Frame 1 (no input): blank canvas, image omitted
Frame 60 (no input): blank canvas, image omitted
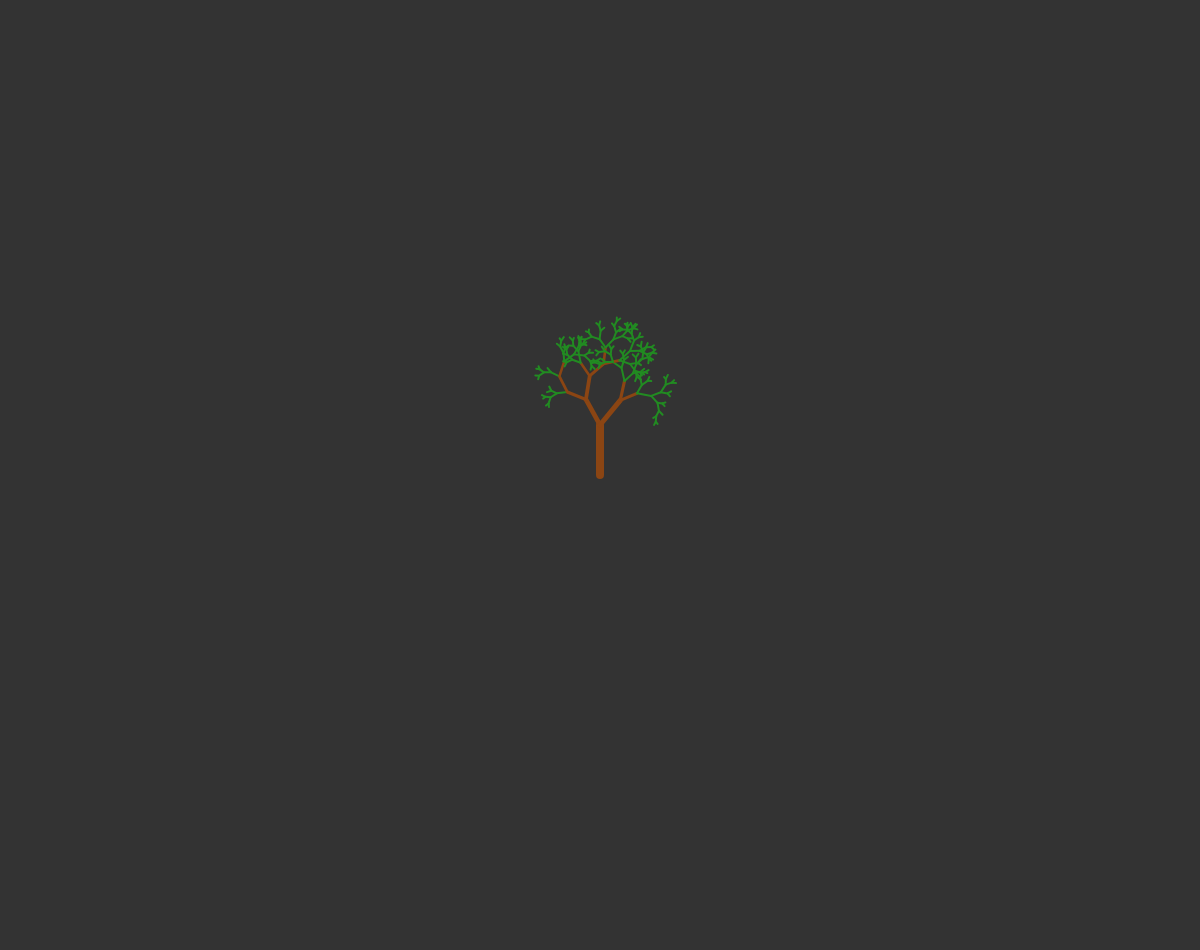
Frame 120 (the mouse pressed at the canvas centre since frame 60)

The p5.js sketch whose frames 1 and 60 were blank and that drew this single picture after the mouse press (run headless with seeded random() and noise() and a simulated clock; from frame 60 on, the mouse is pressed at the canvas centre):

// p5.js sketch
// ── sketch.js
let tree = [];
let oldTree = [];
let trees = [];
let leaves = [];
let count = 0;
let len = 50;

function setup() {
	createCanvas(windowWidth, windowHeight-50);
}

function mousePressed() {
	if(trees.length > 0) {
		for(let i = 0;i < tree.length;i++) {
			tree[i].finished = true;
			tree[i].branched = true;
		}
	}
	let newTree = new Array();
	tree = newTree;
	trees.push(newTree);
	let a = createVector(mouseX,mouseY);
	let b = createVector(mouseX,mouseY - len);
	let root = new Branch(a,b);
	tree[0] = root;
}

function draw() {
	background(51);
	for(let j = 0; j < trees.length;j++) {
		for(let i = 0; i < trees[j].length;i++) {
			trees[j][i].show(len);
		}
	}
	// for(let i = 0; i < leaves.length;i++) {
	// 	fill(255,0,100,80);
	// 	noStroke();
	// 	ellipse(leaves[i].x,leaves[i].y,10,10);
	// }
	for(let i = 0;i < trees.length;i++) {
		drawTree(trees[i]);
	}
}

function drawTree(_tree) {
	for(let i = _tree.length-1; i >= 0; i--) {
		if(_tree[i].finished){
			if(!_tree[i].branched && (abs(round(_tree[i].end.x) - round(_tree[i].begin.x)) > 4 || abs(round(_tree[i].end.y) - round(_tree[i].begin.y)) > 4)){
				_tree.push(tree[i].branchLeft());
				_tree.push(tree[i].branchRight());
				_tree[i].branched = true;
			}
		}
	}
}

// ── branch.js
function Branch(begin,end) {
  this.begin = begin;
  this.end = end;
  this.cur = this.begin.copy();
  this.finished = false;
  this.branched = false;
  this.radius = 0;
  
  this.show = function(maxLen) {
    //on fractal break
    if(this.begin.dist(this.end) <= 4){
      // noStroke();
      // stroke(0,(abs(this.end.y - height)/height) * 155,0,50);
      // fill(0,50 + (abs(this.end.y - height)/height) * 155,0);
      // let max_radius = 5 + (abs(this.end.y - height)/height) * 10;
      // if(this.radius < max_radius){
      //   this.radius += max_radius * 0.1;
      // }
      // ellipse(this.end.x,this.end.y,this.radius,this.radius);
    }
    //to make green branches
    if(this.begin.dist(this.end) < 15){
      strokeWeight(2);
      stroke(34,139,34);
    }
    //else make bark
    else {
      if(this.begin.dist(this.end)/maxLen * 8 > 2) {
        strokeWeight(this.begin.dist(this.end)/maxLen * 8);
        stroke(139,69,19);
      }
      else{
        strokeWeight(2);
        stroke(136,69,19);
      }
    }
    if(this.finished){
      line(this.begin.x,this.begin.y,this.end.x,this.end.y);
    }
    else {
      let move = p5.Vector.sub(this.end,this.begin);
      //move rate percent
      move.mult(1);
      // move.mult(0.2);
      //move rate
      this.cur.add(move);
      line(this.begin.x,this.begin.y,this.cur.x,this.cur.y);
      if(round(this.cur.x) == round(this.end.x) && round(this.cur.y) == round(this.end.y)) {
        this.finished = true;
        print("Finished");
      }
    }
  }
  this.branchRight = function() {
    let dir = p5.Vector.sub(this.end,this.begin);
    dir.rotate(random(PI/8,PI/4));
    dir.mult(random(0.5,0.9));
    let newEnd = p5.Vector.add(this.end,dir);
    let right = new Branch(this.end,newEnd);
    return right;
  }
  this.branchLeft = function() {
    let dir = p5.Vector.sub(this.end,this.begin);
    dir.rotate(random(-PI/4,-PI/8));
    dir.mult(random(0.5,0.9));
    let newEnd = p5.Vector.add(this.end,dir);
    let left = new Branch(this.end,newEnd);
    return left;
  }
}
